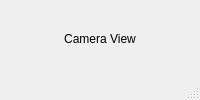
<?xml version="1.0" encoding="UTF-8"?>
<ui version="4.0">
 <class>MainWindow</class>
 <widget class="QMainWindow" name="MainWindow">
  <property name="windowTitle">
   <string>Disc Detector</string>
  </property>
  <widget class="QWidget" name="centralwidget">
   <layout class="QVBoxLayout" name="verticalLayout">
    <item>
     <widget class="QLabel" name="videoLabel">
      <property name="text">
       <string>Camera View</string>
      </property>
      <property name="alignment">
       <set>Qt::AlignCenter</set>
      </property>
      <property name="scaledContents">
       <bool>true</bool>
      </property>
     </widget>
    </item>
   </layout>
  </widget>
  <widget class="QStatusBar" name="statusbar"/>
 </widget>
 <resources/>
 <connections/>
</ui>
